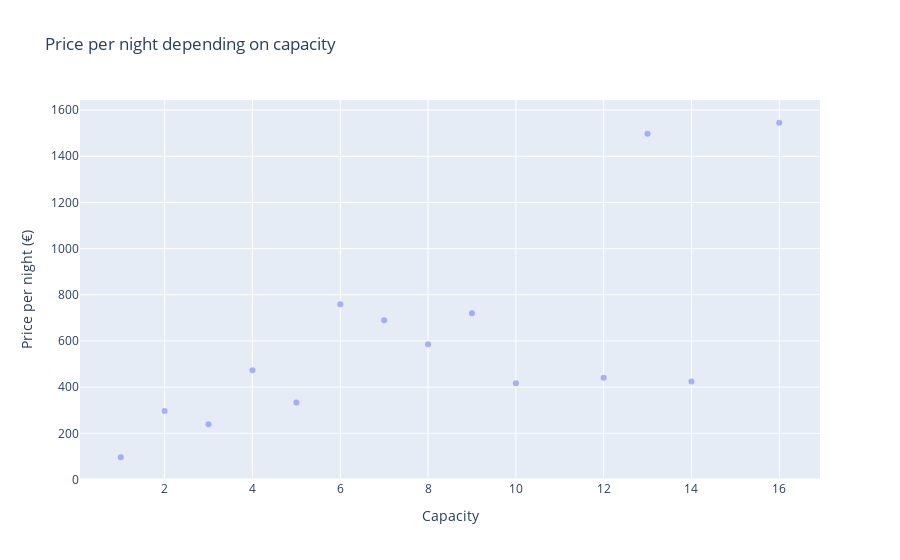

Notebook code cell kept with this figure:
### Code cell
fig = px.scatter(
    capacity_plot,
    x='accommodates',
    y='price',
    title='Price per night depending on capacity',
    labels={'accommodates': 'Capacity', 'price': 'Price per night (€)'},
    opacity=0.5
)

pio.write_image(fig, "price_dependence_scatter.png")
Image(filename="price_dependence_scatter.png")

fig.show()

### Figure 1 — Plotly figure (JSON) as saved in the notebook; plotly's stock layout.template omitted (floating-point values rounded to 4 significant figures)
{"data": [{"hovertemplate": "Capacity=%{x}<br>Price per night (€)=%{y}<extra></extra>", "legendgroup": "", "marker": {"color": "#636efa", "opacity": 0.5, "symbol": "circle"}, "mode": "markers", "name": "", "orientation": "v", "showlegend": false, "type": "scatter", "x": [1, 2, 3, 4, 5, 6, 7, 8, 9, 10, 11, 12, 13, 14, 16], "xaxis": "x", "y": [96.24, 297.0, 239.5, 473.0, 333.6, 759.4, 689.7, 585.9, 720.0, 417.3, NaN, 440.9, 1498.0, 424.5, 1545.0], "yaxis": "y"}], "layout": {"legend": {"tracegroupgap": 0}, "title": {"text": "Price per night depending on capacity"}, "xaxis": {"anchor": "y", "domain": [0, 1], "title": {"text": "Capacity"}}, "yaxis": {"anchor": "x", "domain": [0, 1], "title": {"text": "Price per night (€)"}}}}
